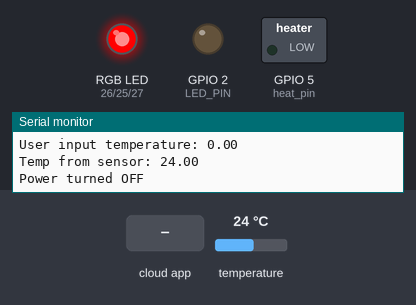
This sketch was run on a simulated ESP32. Shown: switched loads named in the sketch (green lamp = pin HIGH), an RGB LED mixed from three pins (HIGH = lit), output pins drawn as LEDs (lit = HIGH), the last lines printed to the serial monitor. The test bench sets the inputs (shaded band); at power-on: temperature 24 °C. WiFi joins after 1.5 s; servers stay silent unless stated; the Firebase database answers and starts empty.

Above: at 2.7 s.
2.8 s: the phone or cloud app sets power to 1
At 3.7 s:
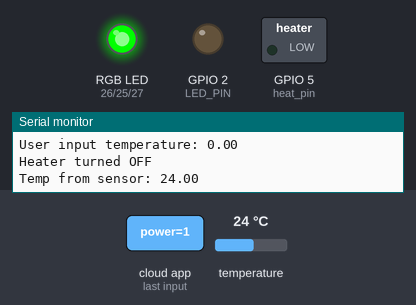
4.6 s: the phone or cloud app sets power to 0
At 6.6 s:
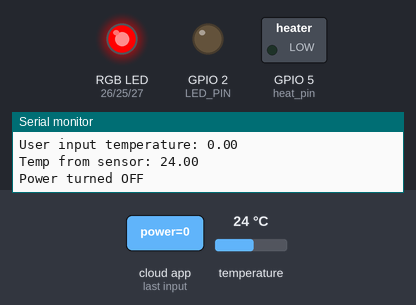
Timing chart, 0 to 8.1 s (numbered marks = the images above; inputs shaded):
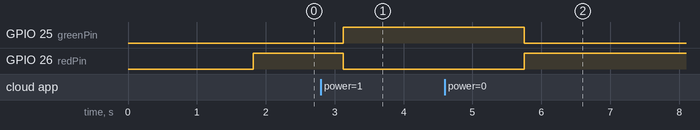

The sketch:

smartmug_completed.ino
```cpp
#include <WiFi.h>
#include <FirebaseESP32.h>
#include <OneWire.h>
#include <DS18B20.h>

#define wifi "Vickis iphone"
#define pass "simbaiscool"

const char* WIFI_SSID = wifi;
const char* WIFI_PASSWORD = pass;

// Replace with your Firebase project details
const char* FIREBASE_HOST = "smartmug-2d912-default-rtdb.firebaseio.com";
const char* FIREBASE_AUTH = "DJX6DfitzdCrnIc1oGLEI5O1zX6nnVQwdZ9NSNM4";

#define LED_PIN 2
#define ONE_WIRE_BUS 4
#define heat_pin 5

// Pin assignments for RGB LED
const int greenPin = 25;
const int redPin = 26;
const int bluePin = 27;

OneWire oneWire(ONE_WIRE_BUS);
DS18B20 sensor(&oneWire);

void setup() {
  Serial.begin(115200);

  Serial.println(WIFI_SSID);

  WiFi.begin(WIFI_SSID, WIFI_PASSWORD);

  unsigned long startTime = millis();
  while (WiFi.status() != WL_CONNECTED && millis() - startTime < 30000) {
    delay(500);
    Serial.print(".");
  }

  if (WiFi.status() == WL_CONNECTED) {
    Serial.println("");
    Serial.println("WiFi connected");
    Serial.println("IP address: ");
    Serial.println(WiFi.localIP());
  } else {
    Serial.println("");
    Serial.println("Failed to connect to WiFi");
    Serial.println("Please check the SSID and password");
    while (1) {
      delay(1000);
    }
  }

  Firebase.begin(FIREBASE_HOST, FIREBASE_AUTH);

// Initialize the LED_BUILTIN pin as an output
  pinMode(LED_PIN, OUTPUT);
//Initialize the heating pin
  pinMode(heat_pin,OUTPUT);

//Initialize the RGB LED
  pinMode(redPin, OUTPUT);
  pinMode(greenPin, OUTPUT);
  pinMode(bluePin, OUTPUT);

}


void loop() {
  FirebaseData firebaseData;
  sensor.requestTemperatures();

  // Test reading from Firebase
  float value;
  if (Firebase.getInt(firebaseData, "test/temperature")) {
    value = firebaseData.intData();
    Serial.print("User input temperature: "); //comment it for final demo
    Serial.println(value);
  }


  while (!sensor.isConversionComplete());  // wait until sensor is ready
  float temp_sensor = sensor.getTempC();

  // Get the current power status from the database
  Firebase.getInt(firebaseData, "test/power");
  int power = firebaseData.intData();

  // Turn the power on or off based on the status
  if (power == 1) {
    // Turn the power on
    //digitalWrite(POWER_PIN, LOW); // Replace POWER_PIN with the pin number for your power control

    if (temp_sensor < value){
      // Serial.println("Power turned ON");
      Serial.print("Temp from sensor: ");
      Serial.println(temp_sensor);
      Serial.println("Heater turned ON");
      digitalWrite(LED_PIN, HIGH); // Turn the LED off by making the voltage HIGH
      digitalWrite(heat_pin, HIGH);

      digitalWrite(greenPin, LOW);
      digitalWrite(redPin, LOW);
      digitalWrite(bluePin, HIGH); // Green led indicate low temp of the liquid than the desired temp
    }
    else{
      Serial.println("Heater turned OFF");
      Serial.print("Temp from sensor: ");
      Serial.println(temp_sensor);
      digitalWrite(LED_PIN, LOW); // Turn the LED off by making the voltage HIGH
      digitalWrite(heat_pin, LOW);

      digitalWrite(redPin, LOW);
      digitalWrite(bluePin, LOW);
      digitalWrite(greenPin, HIGH); // Green led indicate reached the desired temp
      // delay(2000);
    }

  } else {
    // Turn the power off
    //digitalWrite(POWER_PIN, LOW);
    Serial.print("Temp from sensor: ");
    Serial.println(temp_sensor);
    Serial.println("Power turned OFF");
    digitalWrite(LED_PIN, LOW); // Turn the LED on (Note that LOW is the voltage level)
    digitalWrite(heat_pin, LOW);

    digitalWrite(greenPin, LOW);
    digitalWrite(bluePin, LOW);
    digitalWrite(redPin, HIGH); //red led indicate the power is off
    // delay(2000);
  }

  delay(1000); // Wait for 1 second before checking the status again
  Serial.print("///////////////////////////////////\n");
}
```

Measured:
- after the input at 2.8 s, GPIO 25 (greenPin): LOW → HIGH after 0.33 s; GPIO 26 (redPin): HIGH → LOW after 0.33 s
- after the input at 4.6 s, GPIO 25 (greenPin): HIGH → LOW after 1.2 s; GPIO 26 (redPin): LOW → HIGH after 1.2 s
